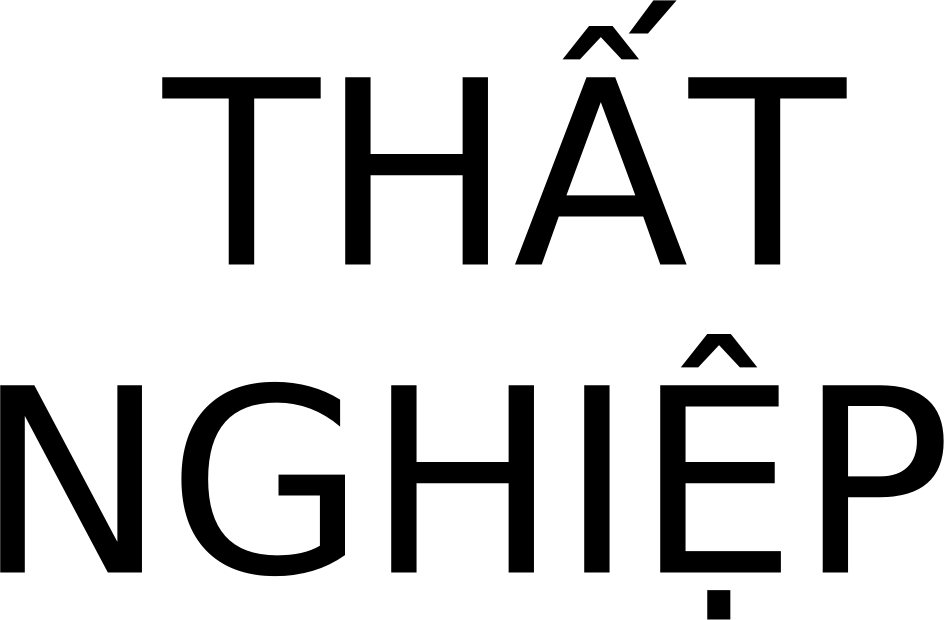
#> input picture THẤT NGHIỆP.png, 1888 x 1240 px (shown at 1/2 size)
$ python generate_report.py
#> lines starting #> are read from the running program, lines starting #| are printed output that depends on the picture; after the words box and inside, x2 and y2 are one past the last pixel; in counts of white or black regions, pixels touching at a corner belong together
import sys
import os
import cv2
import numpy as np
from PIL import Image

if sys.platform == 'win32':
    sys.stdout.reconfigure(encoding='utf-8')

def format_mc_storage(blocks):
    sb = blocks // 1728
    rem_sb = blocks % 1728
    stacks = rem_sb // 64
    rem_blocks = rem_sb % 64

    dc = blocks / 3456
    sb_float = blocks / 1728

    res = f"{sb_float:>6.2f} SB  ({sb:>2} SB + {stacks:>2} stack + {rem_blocks:>2} block)"
    return res

def generate_report():
    img = Image.open("THẤT NGHIỆP.png").convert('RGBA')
#> img is the input picture: PIL image 1888x1240 RGBA; mean R, G, B, A 0, 0, 0, 45
    img_arr = np.array(img)

    r, g, b, a = img_arr[:, :, 0], img_arr[:, :, 1], img_arr[:, :, 2], img_arr[:, :, 3]
#> r: shape (1240, 1888); every value is 0
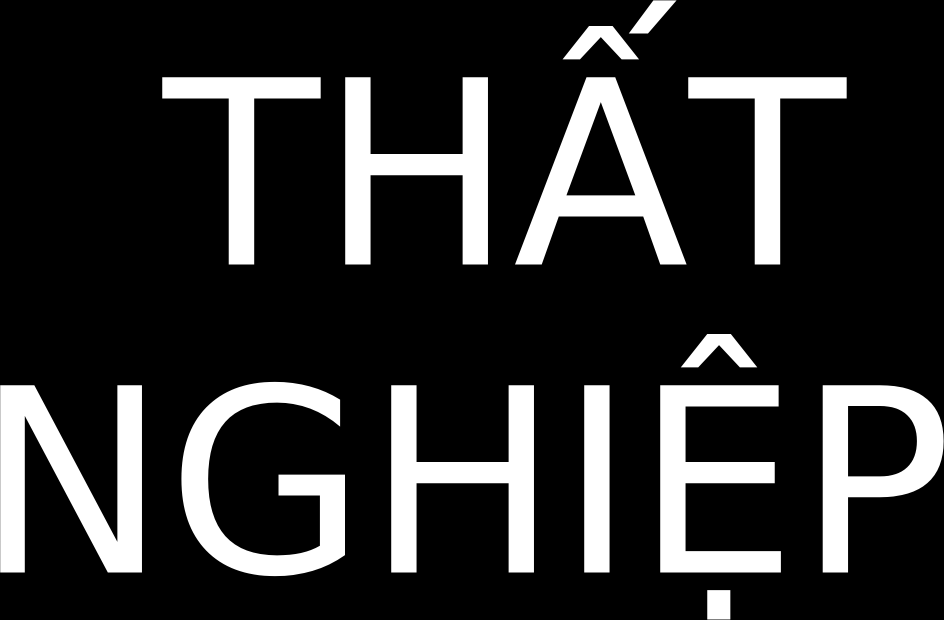
#> a: shape (1240, 1888) (shown at 1/2 size); min 0, max 255, mean 45
    black_mask = ((r <= 10) & (g <= 10) & (b <= 10) & (a > 0)).astype(np.uint8) * 255
#> black_mask: shape (1240, 1888); 18% white; 14 white regions, largest, box (x1, y1, x2, y2) and area: (0, 770, 284, 1145) 55170, (362, 763, 690, 1153) 48735, (690, 154, 976, 529) 46494

    num_labels, labels, stats, centroids = cv2.connectedComponentsWithStats(black_mask, connectivity=8)
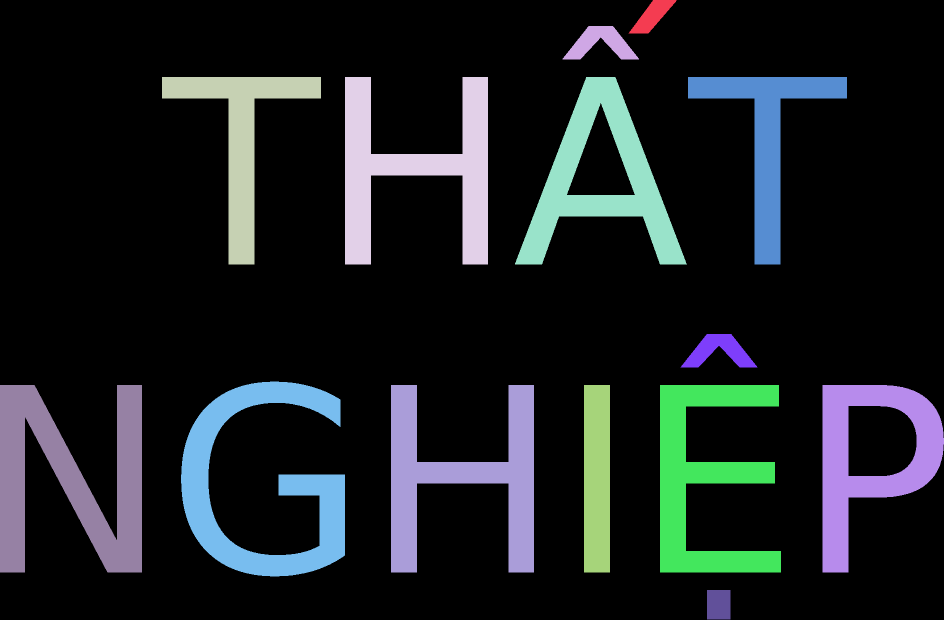
#> labels: shape (1240, 1888) int32 (shown at 1/2 size); 15 distinct labels, from 0 to 14; one colour per label, 0 black
#> num_labels = 15; stats = 15 rows, first 6: [0, 0, 1888, 1240, 1919893], [1257, 0, 96, 67, 2946], [1125, 52, 153, 67, 5024], [324, 154, 318, 375, 30938], [690, 154, 286, 375, 46494], [1030, 154, 344, 375, 43607]; centroids = 15 rows, first 8: [939.4, 600.5], [1304, 31.97], [1201.1, 86.16], [482.5, 279.6], [831.8, 339], [1201, 358.4], [1534.5, 279.6], [1437.6, 702.1]

    letters_data = [
        # Từ THẤT
        {"word": "THẤT", "char": "T (chữ đầu)", "pixels": 30938, "detail": "Nét chính chữ T (x=324, y=154)"},
        {"word": "THẤT", "char": "H", "pixels": 46494, "detail": "Thân chữ H (x=690, y=154)"},
        {"word": "THẤT", "char": "Ấ", "pixels": 51577, "detail": "Gồm thân A (43.607) + dấu nón ^ (5.024) + dấu sắc ' (2.946)"},
        {"word": "THẤT", "char": "T (chữ cuối)", "pixels": 30938, "detail": "Nét chính chữ T (x=1376, y=154)"},

        # Từ NGHIỆP
        {"word": "NGHIỆP", "char": "N", "pixels": 55170, "detail": "Thân chữ N (x=0, y=770)"},
        {"word": "NGHIỆP", "char": "G", "pixels": 48735, "detail": "Thân chữ G (x=362, y=763)"},
        {"word": "NGHIỆP", "char": "H", "pixels": 46494, "detail": "Thân chữ H (x=782, y=770)"},
        {"word": "NGHIỆP", "char": "I", "pixels": 19500, "detail": "Thân chữ I (x=1168, y=770)"},
        {"word": "NGHIỆP", "char": "Ệ", "pixels": 51116, "detail": "Gồm thân E (43.322) + dấu nón ^ (5.021) + dấu nặng . (2.773)"},
        {"word": "NGHIỆP", "char": "P", "pixels": 40265, "detail": "Thân chữ P (x=1645, y=770)"},
    ]

    total_pixels_all = 0
    print("=" * 95)
    print(" CHI TIẾT SỐ BLOCK VÀ QUY ĐỔI SHULKER BOX (SB) CHO TỪNG CHỮ CÁI ('THẤT NGHIỆP.png')")
    print(" Quyền chuẩn: 1 Stack = 64 blocks | 1 Shulker Box (SB) = 27 Stack = 1,728 blocks")
    print("=" * 95)

    for word_name in ["THẤT", "NGHIỆP"]:
        print(f"\n🔹 TỪ: {word_name}")
        print("-" * 95)
        word_total = 0
        for item in letters_data:
            if item["word"] == word_name:
                px = item["pixels"]
                word_total += px
                total_pixels_all += px
                storage_str = format_mc_storage(px)
                print(f" • Chữ '{item['char']}': {px:>7,} blocks  ==>  {storage_str}")
        print("-" * 95)
        word_storage = format_mc_storage(word_total)
        word_dc = word_total / 3456
        print(f" ➔ TỔNG TỪ '{word_name}': {word_total:,} blocks  ==>  {word_storage}  (~{word_dc:.2f} Double Chests)")

    print("\n" + "=" * 95)
    total_storage = format_mc_storage(total_pixels_all)
    total_dc = total_pixels_all / 3456
    print(f" TỔNG CỘNG CẢ 2 TỪ ('THẤT NGHIỆP'): {total_pixels_all:,} blocks")
    print(f" ==> Quy đổi: {total_storage}  (~{total_dc:.2f} Rương Đôi / Double Chests)")
    print("=" * 95)


if __name__ == "__main__":
    generate_report()
